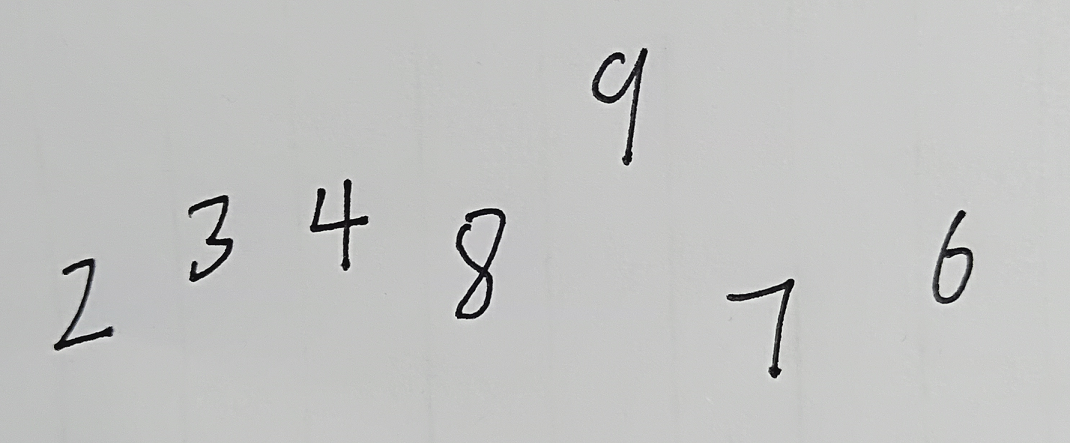
#> input picture real-test/canvas.png, 1070 x 443 px, found by its file name
$ python pre_.py   (Python 2 division)   (older library calls are emulated)
#> lines starting #> are read from the running program, lines starting #| are printed output that depends on the picture
#!usr/bin/env/ python
#-*- coding: utf-8 -*-

from PIL import Image
import PIL.ImageOps
import sys
import os
import math


class Image_helper:
    __path = ''
    __tmp = '/src.tmp'
    __height = 0
    __width = 0
    __threthod = 120
    __gard = 110
    __pad = 5
    __smpic = []

    def __init__(self, *args, **kwargs):
        self.__path = sys.path[0] + '\\canvas.png'

    def open_pic(self):
        self.__pic = Image.open(self.__path).convert('L')
        self.__pic = PIL.ImageOps.invert(self.__pic)

    def binary(self):
        table = [int(elem >= self.__threthod) for elem in range(256)]
        self.__pic.point(table, '1')
        w, h = self.__pic.size
        for x in range(w):
            for y in range(h):
                pix = self.__pic.getpixel((x, y))
                if pix < self.__gard:
                    self.__pic.putpixel((x, y), 0)
                elif pix < 200:
                    self.__pic.putpixel((x, y), pix + 55)
        self.__pic.save(self.__path.replace('png', 'jpg'))
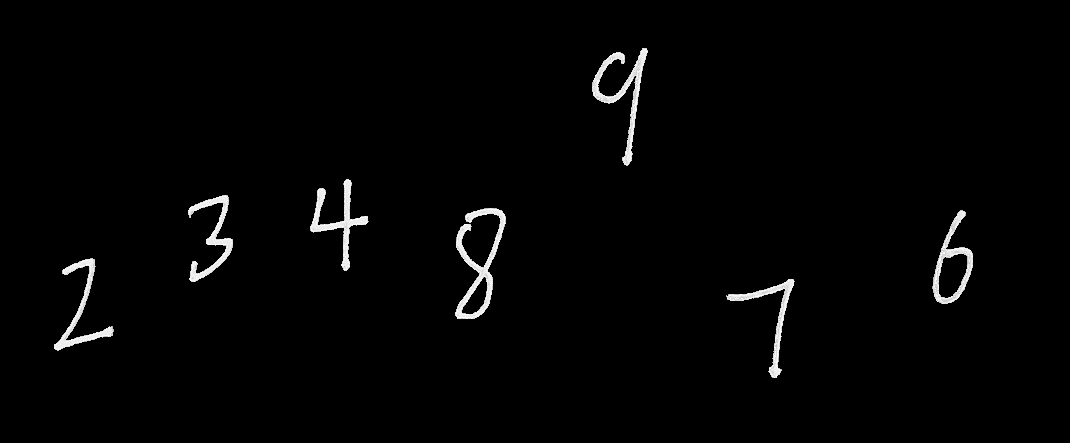
#> saved as canvas.jpg: PIL image 1070x443 L; min 0, max 255, mean 4.2

    def __col_cut(self):
        w, h = self.__pic.size
        front, rec = 0, False
        for col in range(w):
            __is_edge = False
            for row in range(h):
                if self.__pic.getpixel((col, row)) > self.__gard:
                    __is_edge = True
                    break
            if __is_edge == False:
                if rec == True:
                    self.__smpic.append(
                        self.__pic.crop((front, 0, col + 1, h)))
                    rec = False
            else:
                if rec == False:
                    front = col
                    rec = True
                elif rec == True and col == w - 1:
                    self.__smpic.append(
                        self.__pic.crop((front, 0, col + 1, h)))

    def __mid_func(self, pic):
        w, h = pic.size
        top, rec = 0, False
        for y in range(h):
            __is_edge = False
            for x in range(w):
                if pic.getpixel((x, y)) > self.__gard:
                    __is_edge = True
                    break
            if __is_edge == True and rec == False:
                top = y
                rec = True
            elif __is_edge == False and rec == True:
                return pic.crop((0, top, w, y + 1))
                # return pic.resize((self.__height - 2 * self.__pad, self.__width - 2 * self.__pad), Image.ANTIALIAS)
            elif rec == True and __is_edge == True and y == h - 1:
                return pic.crop((0, top, w, y + 1))

    def __row_cut(self):
        self.__smpic = list(map(self.__mid_func, self.__smpic))

    def cuts(self, height, width):
        self.__height, self.__width = height, width
        self.__col_cut()
        self.__row_cut()

    def save(self):
        # save pic
        os.system('del res.txt')
        cnt = 0
        for pic in self.__smpic:
            cnt += 1
            print 'Image No.', cnt
            sw, sh = pic.size
            le_rate = 1.0 * (self.__height - 2 * self.__pad) / max(sw, sh)
            pic = pic.resize((int(math.ceil(sw * le_rate)),
                              int(math.ceil(sh * le_rate))))

            sw, sh = pic.size
            self.__base = Image.new('RGB',
                                    (self.__height, self.__width)).convert('L')
            FX, FY = self.__width / 2 - sw / 2, self.__height / 2 - sh / 2 - 1
            self.__base.paste(pic, (FX, FY, FX + sw, FY + sh))
            # self.__base.paste(pic, (self.__pad, self.__pad, self.__width - self.__pad, self.__height - self.__pad))
            self.__base.save(
                self.__path.replace('canvas.png',
                                    'split/' + str(cnt) + '.jpg'))
            # save numbers
            with open(sys.path[0] + '\\' + self.__tmp, "w") as outFile:
                for h in range(0, self.__height):
                    for w in range(0, self.__width):
                        pixel = self.__base.getpixel((w, h))
                        outFile.write(str(pixel) + ' ')
            os.system('.\Rec_digit.exe src.tmp res.txt')
            os.system('del src.tmp')
#> this loop made 7 passes
#> pass 1, in save, `self.__base.save( self.__path.replace('canvas.png', 'split/' + str(cnt..`:
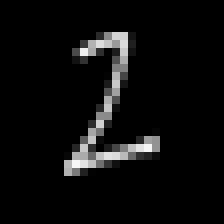
#> saved as 1.jpg: PIL image 28x28 L (shown 8 times larger); min 0, max 247, mean 12.7
#> pass 2, in save, `self.__base.save( self.__path.replace('canvas.png', 'split/' + str(cnt..`:
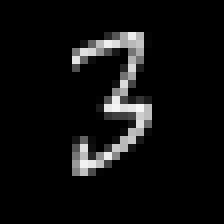
#> saved as 2.jpg: PIL image 28x28 L (shown 8 times larger); min 0, max 246, mean 15.1


def main():
    image = Image_helper()
    image.open_pic()
    image.binary()
    image.cuts(28, 28)
    image.save()


if __name__ == '__main__':
    main()
